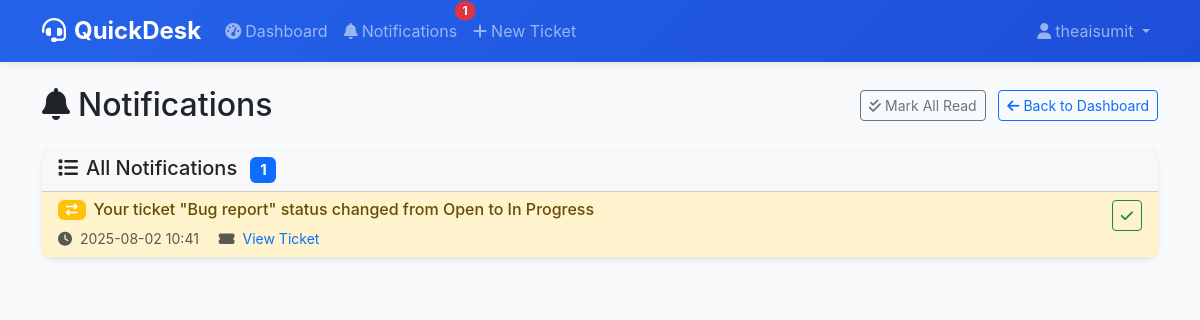
Screenshot of /notifications (signed in) with the database file from the repository.
### app.py (models this page shows)
class User(UserMixin, db.Model):
    id = db.Column(db.Integer, primary_key=True)
    username = db.Column(db.String(80), unique=True, nullable=False)
    email = db.Column(db.String(120), unique=True, nullable=False)
    password_hash = db.Column(db.String(255), nullable=False)
    role = db.Column(db.String(20), default='user')  # user, agent, admin
    created_at = db.Column(db.DateTime, default=datetime.utcnow)
    tickets = db.relationship('Ticket', backref='author', lazy=True, foreign_keys='Ticket.user_id')
    assigned_tickets = db.relationship('Ticket', backref='assigned_agent', lazy=True, foreign_keys='Ticket.assigned_to')
    comments = db.relationship('Comment', backref='author', lazy=True)
    notifications = db.relationship('Notification', backref='user', lazy=True, order_by='Notification.created_at.desc()')

class Notification(db.Model):
    id = db.Column(db.Integer, primary_key=True)
    user_id = db.Column(db.Integer, db.ForeignKey('user.id'), nullable=False)
    ticket_id = db.Column(db.Integer, db.ForeignKey('ticket.id'), nullable=False)
    comment_id = db.Column(db.Integer, db.ForeignKey('comment.id'))
    type = db.Column(db.String(50), nullable=False)  # ticket_created, ticket_updated, comment_added, ticket_assigned, status_changed
    message = db.Column(db.Text, nullable=False)
    is_read = db.Column(db.Boolean, default=False)
    created_at = db.Column(db.DateTime, default=datetime.utcnow)
    ticket = db.relationship('Ticket', backref='notifications')
    comment = db.relationship('Comment', backref='notifications')

### app.py (the view)
@app.route('/notifications')
@login_required
def notifications():
    page = request.args.get('page', 1, type=int)
    notifications = Notification.query.filter_by(user_id=current_user.id).paginate(
        page=page, per_page=20, error_out=False)
    return render_template('notifications.html', notifications=notifications)

### app.py (called while the page is built)
@login_manager.user_loader
def load_user(user_id):
    return User.query.get(int(user_id))

### templates/notifications.html (shortened to what this page needs)
{% extends "base.html" %}
{% block content %}
<div class="row">
    <div class="col-12">
        <div class="d-flex justify-content-between align-items-center mb-4">
            <h2 class="mb-0">
                <i class="fas fa-bell me-2"></i>Notifications
            </h2>
            <div>
                <form method="POST" action="{{ url_for('mark_all_notifications_read') }}" class="d-inline">
                    <button type="submit" class="btn btn-outline-secondary btn-sm">
                        <i class="fas fa-check-double me-1"></i>Mark All Read
                    </button>
                </form>
                <a href="{{ url_for('dashboard') }}" class="btn btn-outline-primary btn-sm ms-2">
                    <i class="fas fa-arrow-left me-1"></i>Back to Dashboard
                </a>
            </div>
        </div>
        {% if notifications.items %}
            <div class="card">
                <div class="card-header">
                    <h5 class="mb-0">
                        <i class="fas fa-list me-2"></i>All Notifications
                        <span class="badge bg-primary ms-2">{{ notifications.total }}</span>
                    </h5>
                </div>
                <div class="card-body p-0">
                    <div class="list-group list-group-flush">
                        {% for notification in notifications.items %}
                            <div class="list-group-item {% if not notification.is_read %}list-group-item-warning{% endif %} notification-item"
                                 data-notification-id="{{ notification.id }}">
                                <div class="d-flex justify-content-between align-items-start">
                                    <div class="flex-grow-1">
                                        <div class="d-flex align-items-center mb-2">
                                            <span class="badge bg-{{ 'warning' if not notification.is_read else 'secondary' }} me-2">
                                                {% if notification.type == 'ticket_created' %}
                                                    <i class="fas fa-plus-circle"></i>
                                                {% elif notification.type == 'ticket_assigned' %}
                                                    <i class="fas fa-user-check"></i>
                                                {% elif notification.type == 'status_changed' %}
                                                    <i class="fas fa-exchange-alt"></i>
                                                {% elif notification.type == 'comment_added' %}
                                                    <i class="fas fa-comment"></i>
                                                {% else %}
                                                    <i class="fas fa-bell"></i>
                                                {% endif %}
                                            </span>
                                            <h6 class="mb-0">{{ notification.message }}</h6>
                                        </div>
                                        <div class="text-muted small">
                                            <i class="fas fa-clock me-1"></i>
                                            {{ notification.created_at.strftime('%Y-%m-%d %H:%M') }}
                                            {% if notification.ticket %}
                                                <span class="ms-3">
                                                    <i class="fas fa-ticket-alt me-1"></i>
                                                    <a href="{{ url_for('ticket_detail', ticket_id=notification.ticket.id) }}"
                                                       class="text-decoration-none">
                                                        View Ticket
                                                    </a>
                                                </span>
                                            {% endif %}
                                        </div>
                                    </div>
                                    {% if not notification.is_read %}
                                        <button class="btn btn-sm btn-outline-success mark-read-btn"
                                                onclick="markAsRead({{ notification.id }})">
                                            <i class="fas fa-check"></i>
                                        </button>
                                    {% endif %}
                                </div>
                            </div>
                        {% endfor %}
                    </div>
                </div>
            </div>
        {% endif %}
    </div>
</div>
{% endblock %}

### templates/base.html (shortened to what this page needs)
<!DOCTYPE html>
<html lang="en">
<head>
    <link href="https://cdn.jsdelivr.net/npm/bootstrap@5.3.0/dist/css/bootstrap.min.css" rel="stylesheet">
    <link href="https://cdnjs.cloudflare.com/ajax/libs/font-awesome/6.4.0/css/all.min.css" rel="stylesheet">
</head>
<body>
    <nav class="navbar navbar-expand-lg navbar-dark">
        <div class="container">
            <a class="navbar-brand" href="{{ url_for('index') }}">
                <i class="fas fa-headset me-2"></i>QuickDesk
            </a>
            <div class="collapse navbar-collapse" id="navbarNav">
                <ul class="navbar-nav me-auto">
                    {% if current_user.is_authenticated %}
                                            <li class="nav-item">
                        <a class="nav-link" href="{{ url_for('dashboard') }}">
                            <i class="fas fa-tachometer-alt me-1"></i>Dashboard
                        </a>
                    </li>
                    <li class="nav-item">
                        <a class="nav-link position-relative" href="{{ url_for('notifications') }}">
                            <i class="fas fa-bell me-1"></i>Notifications
                            <span id="notification-count" class="position-absolute top-0 start-100 translate-middle badge rounded-pill bg-danger" style="display: none;">
                            </span>
                        </a>
                    </li>
                        <li class="nav-item">
                            <a class="nav-link" href="{{ url_for('new_ticket') }}">
                                <i class="fas fa-plus me-1"></i>New Ticket
                            </a>
                        </li>
                    {% endif %}
                </ul>
                <ul class="navbar-nav">
                    {% if current_user.is_authenticated %}
                        <li class="nav-item dropdown">
                            <a class="nav-link dropdown-toggle" href="#" role="button" data-bs-toggle="dropdown" aria-expanded="false">
                                <i class="fas fa-user me-1"></i>{{ current_user.username }}
                            </a>
                        </li>
                    {% endif %}
                </ul>
            </div>
        </div>
    </nav>
    <main class="container my-4">
        {% block content %}{% endblock %}
    </main>
</body>
</html>

### templates/base.html (style rules this page uses)
:root { --primary-color: #2563eb; --secondary-color: #64748b; --success-color: #10b981; --warning-color: #f59e0b; --danger-color: #ef4444; --light-bg: #f8fafc; --border-color: #e2e8f0; }
body { background-color: var(--light-bg); font-family: 'Inter', -apple-system, BlinkMacSystemFont, sans-serif; min-height: 100vh; }
.navbar { background: linear-gradient(135deg, var(--primary-color), #1d4ed8); box-shadow: 0 2px 10px rgba(0,0,0,0.1); }
.navbar-brand { font-weight: 700; font-size: 1.5rem; }
.card { border: none; border-radius: 12px; box-shadow: 0 4px 6px -1px rgba(0, 0, 0, 0.1); transition: transform 0.2s ease, box-shadow 0.2s ease; }

### rows the page displays
User: username "theaisumit"
Notification: type "status_changed" (drawn), message "Your ticket \"Bug report\" status changed from Open to In Progress", created_at "2025-08-02 10:41"

### other values shown
{{ notifications.total }} "1"
